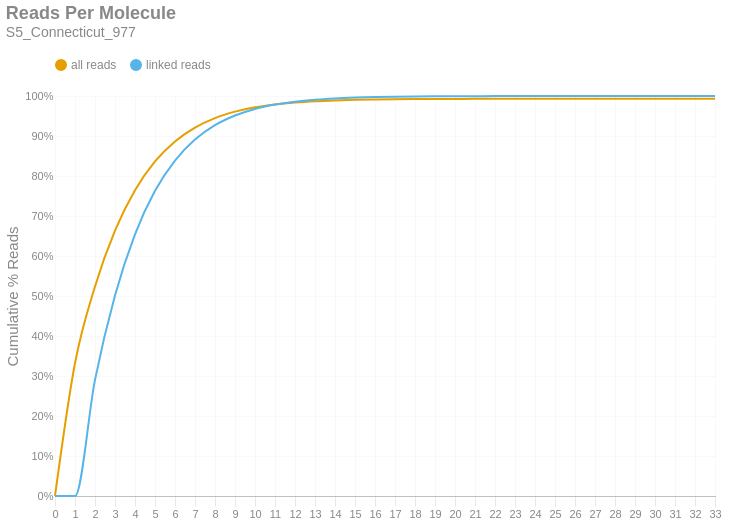

Notebook code for this chart:
### Markdown cell above
### Reads per Molecule
This chart shows the cumulative distribution of the number of reads per linked molecule. That is, how many alignments are associated with a unique molecule. This excludes the number of reads associated with invalid or absent linked-read barcodes. The `linked` histogram is the percentages recalculated when disregarding singletons.

### Code cell
if SKIPLR:
    print_html(f"Skipped")
else:
    counts = np.bincount(valids['reads'].cast(pl.Int64).to_numpy())
    weighted = counts * np.arange(len(counts))
    all_perc = weighted / n_reads
    linked_perc = weighted / n_linked_reads
    linked_perc[1] = 0
    binned_df = pl.DataFrame({
        'readsper': list(range(len(counts))),
        'all reads (cumsum)': np.cumsum(all_perc).tolist(),
        'linked reads (cumsum)': np.cumsum(linked_perc).tolist(),
    })

    with SafeRender(binned_df):
        (
            density_plot(binned_df, 'Reads Per Molecule', samplename, 'readspmol')
            .encode(
                x=alt.X('readsper:O', title=None).axis(labelAngle=0).scale(padding=0),
                y=alt.Y('value:Q', title='Cumulative % Reads').axis(format='%').stack(False),
                color=alt.Color("key:N").scale(domain=["all reads", "linked reads"]),
                tooltip=[
                    alt.Tooltip("key:N", title="Data Type"),
                    alt.Tooltip("readsper:O", title="Reads Per Molecule"),
                    alt.Tooltip("value:Q", format=".2%", title="% Reads (Cum.)")
                ]            
            )
        ).display()

### Figure 1 — Vega-Lite specification as saved in the notebook (floating-point values rounded to 4 significant figures)
{"width": "container", "height": 400, "config": {"title": {"anchor": "start", "dy": -15, "fontSize": 18, "color": "#888888", "subtitleColor": "#888888", "subtitleFontSize": 14}, "arc": {"fill": "#0072B2"}, "axis": {"domainColor": "#888888", "domainWidth": 0.5, "gridWidth": 0.2, "grid": false, "titleFontWeight": 400, "titleFontSize": 15, "labelFontSize": 11, "labelColor": "#888888", "tickColor": "#888888", "tickWidth": 0.2, "titleColor": "#888888"}, "axisBand": {"grid": false}, "axisX": {"grid": true, "tickSize": 10, "domainCap": "round"}, "axisY": {"domain": false, "grid": true, "tickSize": 0, "domainCap": "round"}, "background": "transparent", "header": {"labelFontSize": 15, "labelColor": "#888888", "titleFontSize": 15, "titleFontWeight": 600, "titleColor": "#888888"}, "legend": {"labelFont": "sans-serif", "labelFontSize": 12, "labelColor": "#888888", "symbolSize": 100, "symbolType": "circle", "titleFontSize": 12, "titlePadding": 10, "titleColor": "#888888", "title": null, "orient": "top"}, "range": {"category": ["#E69F00", "#56B4E9", "#009E73", "#F0E442", "#0072B2", "#D55E00", "#CC79A7", "#000000"], "diverging": ["#cfe8f3", "#a2d4ec", "#73bfe2", "#46abdb", "#1696d2", "#12719e"]}, "area": {"fill": "#0072B2", "fillOpacity": 0.7, "line": true, "strokeOpacity": 0.7}, "line": {"color": "#0072B2", "stroke": "#0072B2", "strokeWidth": 2}, "trail": {"color": "#0072B2", "stroke": "#0072B2", "strokeWidth": 0, "size": 1}, "point": {"filled": true, "fillOpacity": 1.0, "size": 95}, "text": {"color": "#888888", "fontSize": 11, "align": "right", "fontWeight": 400, "size": 11}, "bar": {"fill": "#0072B2", "stroke": null}, "view": {"stroke": null, "continuousWidth": 660, "continuousHeight": 400}}, "data": {"name": "data-c8f52415e39b9a4090f3eb40a1cff69c"}, "mark": {"type": "line", "interpolate": "monotone", "point": {"opacity": 0, "size": 275}}, "encoding": {"color": {"field": "key", "scale": {"domain": ["all reads", "linked reads"]}, "type": "nominal"}, "tooltip": [{"field": "key", "title": "Data Type", "type": "nominal"}, {"field": "readsper", "title": "Reads Per Molecule", "type": "ordinal"}, {"field": "value", "format": ".2%", "title": "% Reads (Cum.)", "type": "quantitative"}], "x": {"axis": {"labelAngle": 0}, "field": "readsper", "scale": {"padding": 0}, "title": null, "type": "ordinal"}, "y": {"axis": {"format": "%"}, "field": "value", "stack": false, "title": "Cumulative % Reads", "type": "quantitative"}}, "params": [{"name": "param_c36ac31b6afebe62", "select": {"type": "point", "fields": ["key"]}, "bind": "legend"}], "title": {"text": "Reads Per Molecule", "subtitle": "S5_Connecticut_977"}, "transform": [{"fold": ["all reads (cumsum)", "linked reads (cumsum)"]}, {"calculate": "replace(datum.key, ' (cumsum)', '')", "as": "key"}, {"filter": {"param": "param_c36ac31b6afebe62"}}], "usermeta": {"embedOptions": {"downloadFileName": "S5_Connecticut_977.readspmol"}}, "$schema": "https://vega.github.io/schema/vega-lite/v6.1.0.json", "datasets": {"data-c8f52415e39b9a4090f3eb40a1cff69c": [{"readsper": 0, "all reads (cumsum)": 0.0, "linked reads (cumsum)": 0.0}, {"readsper": 1, "all reads (cumsum)": 0.332, "linked reads (cumsum)": 0.0}, {"readsper": 2, "all reads (cumsum)": 0.5238, "linked reads (cumsum)": 0.2902}, {"readsper": 3, "all reads (cumsum)": 0.6634, "linked reads (cumsum)": 0.5013}, {"readsper": 4, "all reads (cumsum)": 0.7644, "linked reads (cumsum)": 0.6541}, {"readsper": 5, "all reads (cumsum)": 0.8364, "linked reads (cumsum)": 0.763}, {"readsper": 6, "all reads (cumsum)": 0.8864, "linked reads (cumsum)": 0.8387}, {"readsper": 7, "all reads (cumsum)": 0.9211, "linked reads (cumsum)": 0.8911}, {"readsper": 8, "all reads (cumsum)": 0.9448, "linked reads (cumsum)": 0.927}, {"readsper": 9, "all reads (cumsum)": 0.9609, "linked reads (cumsum)": 0.9513}, {"readsper": 10, "all reads (cumsum)": 0.9717, "linked reads (cumsum)": 0.9677}, {"readsper": 11, "all reads (cumsum)": 0.9789, "linked reads (cumsum)": 0.9786}, {"readsper": 12, "all reads (cumsum)": 0.9838, "linked reads (cumsum)": 0.9859}, {"readsper": 13, "all reads (cumsum)": 0.9869, "linked reads (cumsum)": 0.9907}, {"readsper": 14, "all reads (cumsum)": 0.989, "linked reads (cumsum)": 0.9939}, {"readsper": 15, "all reads (cumsum)": 0.9904, "linked reads (cumsum)": 0.9959}, {"readsper": 16, "all reads (cumsum)": 0.9913, "linked reads (cumsum)": 0.9974}, {"readsper": 17, "all reads (cumsum)": 0.992, "linked reads (cumsum)": 0.9983}, {"readsper": 18, "all reads (cumsum)": 0.9924, "linked reads (cumsum)": 0.9989}, {"readsper": 19, "all reads (cumsum)": 0.9926, "linked reads (cumsum)": 0.9993}, {"readsper": 20, "all reads (cumsum)": 0.9927, "linked reads (cumsum)": 0.9995}, {"readsper": 21, "all reads (cumsum)": 0.9928, "linked reads (cumsum)": 0.9996}, {"readsper": 22, "all reads (cumsum)": 0.9929, "linked reads (cumsum)": 0.9998}, {"readsper": 23, "all reads (cumsum)": 0.993, "linked reads (cumsum)": 0.9998}, {"readsper": 24, "all reads (cumsum)": 0.993, "linked reads (cumsum)": 0.9999}, {"readsper": 25, "all reads (cumsum)": 0.993, "linked reads (cumsum)": 0.9999}, {"readsper": 26, "all reads (cumsum)": 0.9931, "linked reads (cumsum)": 1.0}, {"readsper": 27, "all reads (cumsum)": 0.9931, "linked reads (cumsum)": 1.0}, {"readsper": 28, "all reads (cumsum)": 0.9931, "linked reads (cumsum)": 1.0}, {"readsper": 29, "all reads (cumsum)": 0.9931, "linked reads (cumsum)": 1.0}, {"readsper": 30, "all reads (cumsum)": 0.9931, "linked reads (cumsum)": 1.0}, {"readsper": 31, "all reads (cumsum)": 0.9931, "linked reads (cumsum)": 1.0}, {"readsper": 32, "all reads (cumsum)": 0.9931, "linked reads (cumsum)": 1.0}, {"readsper": 33, "all reads (cumsum)": 0.9931, "linked reads (cumsum)": 1.0}]}}
